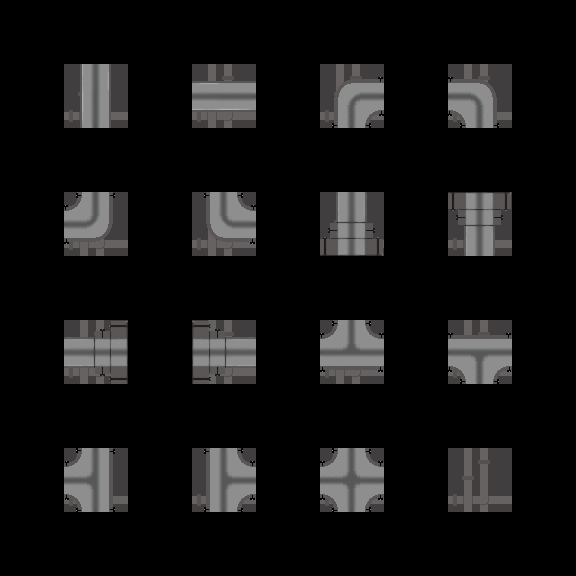

This is a level from a 2D game, rendered from its Tiled map with the project's own tilesets. A one-line summary and the map file follow, with tile-layer data summarised:
An orthogonal 9x9 tile map with 64x64 px tiles, 5 tile layers (Regions, Input_set, Output_back, Output_liaisons, ...), 3 tilesets.

<map version="1.0" orientation="orthogonal" renderorder="right-down" width="9" height="9" tilewidth="64" tileheight="64">
 <tileset firstgid="1" name="coffeePlumbingTexture_v1_1" tilewidth="64" tileheight="64">
  <image source="coffeePlumbingTexture_v1_1.png" trans="ff00ff" width="576" height="128" />
  <tile id="0">
   <properties>
    <property name="name" value="horizontal" />
   </properties>
  </tile>
  <tile id="1">
   <properties>
    <property name="name" value="vertical" />
   </properties>
  </tile>
  <tile id="2">
   <properties>
    <property name="name" value="extrémité_verticale" />
   </properties>
  </tile>
  <tile id="3">
   <properties>
    <property name="name" value="extrémité_verticale" />
   </properties>
  </tile>
  <tile id="4">
   <properties>
    <property name="name" value="extrémité_horizontale" />
   </properties>
  </tile>
  <tile id="5">
   <properties>
    <property name="name" value="extrémité_horizontale" />
   </properties>
  </tile>
  <tile id="6">
   <properties>
    <property name="name" value="4way" />
   </properties>
  </tile>
  <tile id="8">
   <properties>
    <property name="capacity" value="" />
   </properties>
  </tile>
  <tile id="9">
   <properties>
    <property name="name" value="left_top" />
   </properties>
  </tile>
  <tile id="10">
   <properties>
    <property name="name" value="left_bottom" />
   </properties>
  </tile>
  <tile id="11">
   <properties>
    <property name="name" value="top_right" />
   </properties>
  </tile>
  <tile id="12">
   <properties>
    <property name="name" value="bottom_right" />
   </properties>
  </tile>
  <tile id="13">
   <properties>
    <property name="name" value="3way_bottom" />
   </properties>
  </tile>
  <tile id="14">
   <properties>
    <property name="name" value="3way_left" />
   </properties>
  </tile>
  <tile id="15">
   <properties>
    <property name="name" value="3way_right" />
   </properties>
  </tile>
  <tile id="16">
   <properties>
    <property name="name" value="3way_top" />
   </properties>
  </tile>
 </tileset>
 <tileset firstgid="19" name="set_pipe" tilewidth="64" tileheight="64">
  <image source="set_pipe.png" trans="ff00ff" width="256" height="256" />
 </tileset>
 <tileset firstgid="35" name="set_rules" tilewidth="64" tileheight="64">
  <image source="set_rules.png" trans="ff00ff" width="128" height="128" />
 </tileset>
 <layer name="Regions" width="9" height="9">
  <data>[81 cells, 16 non-empty, 1 distinct tile ids]</data>
 </layer>
 <layer name="Input_set" width="9" height="9">
  <data>[81 cells, 16 non-empty, 16 distinct tile ids]</data>
 </layer>
 <layer name="Output_back" width="9" height="9">
  <data>[81 cells, 16 non-empty, 1 distinct tile ids]</data>
 </layer>
 <layer name="Output_liaisons" width="9" height="9">
  <data>[81 cells, 9 non-empty, 9 distinct tile ids]</data>
 </layer>
 <layer name="Output_tuyaux" width="9" height="9">
  <properties>
   <property name="bloque" value="empty" />
  </properties>
  <data>[81 cells, 6 non-empty, 6 distinct tile ids]</data>
 </layer>
</map>
